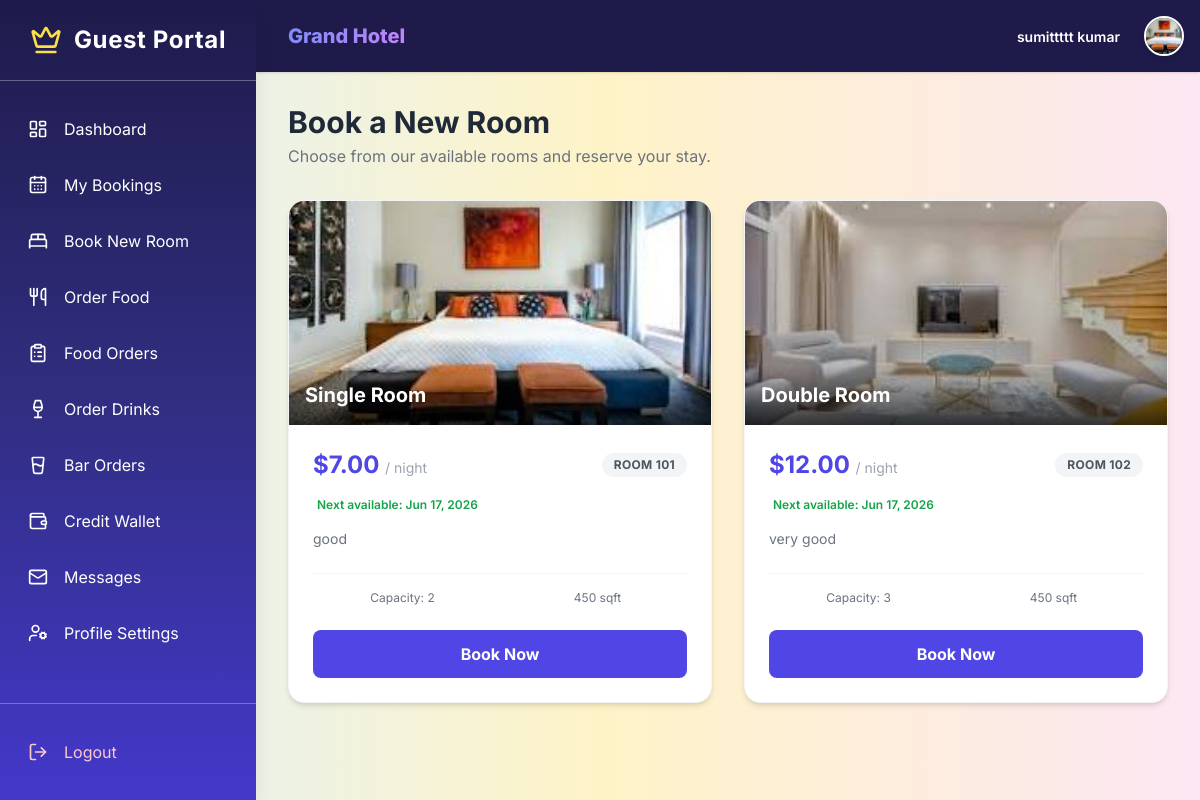
Page /rooms/ (signed in) on the committed database.
### accounts/models.py (models this page shows, shortened)
class CustomUser(AbstractUser):
    ADMIN = 'admin'
    EMPLOYEE = 'employee'  # Unified role for all staff
    CUSTOMER = 'customer'
    ROLE_CHOICES = [
        (ADMIN, 'Admin'),
        (EMPLOYEE, 'Employee'),
        (CUSTOMER, 'Customer'),
    ]
    role = models.CharField(max_length=15, choices=ROLE_CHOICES)
    mobile = models.CharField(max_length=15, blank=True, null=True)
    profile_picture = models.ImageField(upload_to='profile_pics/', blank=True, null=True)
    objects = CustomUserManager()

class Room(models.Model):
    ROOM_TYPES = [
        ('single', 'Single Room'),
        ('double', 'Double Room'),
        ('suite', 'Suite'),
        ('deluxe', 'Deluxe Room'),
        ('family', 'Family Room'),
    ]
    AVAILABLE = 'available'
    OCCUPIED = 'occupied'
    DIRTY = 'dirty'
    MAINTENANCE = 'maintenance'
    STATUS_CHOICES = [
        (AVAILABLE, 'Available'),
        (OCCUPIED, 'Occupied'),
        (DIRTY, 'Dirty'),
        (MAINTENANCE, 'Maintenance'),
    ]
    room_number = models.CharField(max_length=10, unique=True)
    room_type = models.CharField(max_length=20, choices=ROOM_TYPES)
    price_per_night = models.DecimalField(max_digits=10, decimal_places=2)
    capacity = models.PositiveIntegerField(help_text="Number of people")
    description = models.TextField(blank=True)
    room_image = models.ImageField(upload_to='room_images/', blank=True, null=True)
    room_status = models.CharField(max_length=20, choices=STATUS_CHOICES, default=AVAILABLE)
    branch = models.ForeignKey('Branch', on_delete=models.SET_NULL, null=True, blank=True, related_name='rooms')

### accounts/views.py (the view)
# urls.py: path('rooms/', views.room_list, name='room_list'), # New Page
def room_list(request):
    rooms = _annotate_room_availability(Room.objects.exclude(room_status='maintenance').order_by('room_number'))
    if request.user.is_authenticated and request.user.role == 'customer':
        return render(request, 'customer_panel/browse_rooms.html', {'rooms': rooms})
    return render(request, 'common/rooms.html', {'rooms': rooms})

### accounts/models.py (called while the page is built)
    @classmethod
    def load(cls):
        obj, _ = cls.objects.get_or_create(pk=1)
        return obj

### accounts/views.py (called while the page is built, shortened)
def room_active_bookings(room):
    today = timezone.now().date()
    return Booking.objects.filter(
        room=room, is_cancelled=False, actual_check_out__isnull=True, check_out__gte=today,
    ).order_by('check_in')

def room_next_available_date(room):
    today = timezone.now().date()
    bookings = list(room_active_bookings(room))
    if not bookings:
        return today

def _annotate_room_availability(rooms):
    rooms = list(rooms)
    for room in rooms:
        room.booked_ranges = list(room_active_bookings(room))
        room.next_available = room_next_available_date(room)
    return rooms

### templates/customer_panel/browse_rooms.html (shortened to what this page needs)
{% extends 'customer_panel/customerbase.html' %}
{% block customer_content %}
<div class="mb-8">
    <h1 class="text-3xl font-bold text-gray-800">Book a New Room</h1>
    <p class="text-gray-500 mt-1">Choose from our available rooms and reserve your stay.</p>
</div>
<div class="grid grid-cols-1 md:grid-cols-2 xl:grid-cols-3 gap-8">
    {% for room in rooms %}
    <div class="bg-white rounded-2xl shadow-md border border-gray-100 overflow-hidden hover:shadow-xl transition duration-300 flex flex-col">
        <div class="relative h-56">
            {% if room.room_image %}
                <img src="{{ room.room_image.url }}" class="w-full h-full object-cover">
            {% else %}
                <div class="w-full h-full bg-gray-200 flex items-center justify-center text-gray-400">
                    <i class="fa-solid fa-bed text-4xl"></i>
                </div>
            {% endif %}
            <div class="absolute bottom-0 left-0 right-0 bg-gradient-to-t from-black/70 to-transparent p-4">
                <h3 class="text-white text-xl font-bold">{{ room.get_room_type_display }}</h3>
            </div>
        </div>
        <div class="p-6 flex-grow flex flex-col">
            <div class="flex justify-between items-center mb-4">
                <span class="text-2xl font-bold text-indigo-600">{{ site_currency }}{{ room.price_per_night|floatformat:2 }} <span class="text-sm text-gray-400 font-normal">/ night</span></span>
                <span class="px-3 py-1 bg-gray-100 text-gray-600 text-xs font-bold rounded-full uppercase tracking-wide">
                    Room {{ room.room_number }}
                </span>
            </div>
            <div class="mb-4 text-xs">
                <p class="font-semibold text-green-600"> Next available: {{ room.next_available|date:"M d, Y" }}</p>
            </div>
            <p class="text-gray-500 text-sm mb-6 flex-grow">
                {{ room.description|default:"A perfect choice for travelers seeking comfort and style." }}
            </p>
            <div class="grid grid-cols-2 gap-4 mb-6 border-t border-gray-100 pt-4">
                <div class="text-center">
                    <p class="text-xs text-gray-500">Capacity: {{ room.capacity }}</p>
                </div>
                <div class="text-center">
                    <p class="text-xs text-gray-500">450 sqft</p>
                </div>
            </div>
            <a href="{% url 'book_room' room.id %}"
               class="w-full block text-center py-3 bg-indigo-600 text-white font-bold rounded-lg hover:bg-indigo-700 transition duration-300">
                Book Now
            </a>
        </div>
    </div>
    {% empty %}
    <div class="col-span-full py-16 text-center">
        <h3 class="text-xl font-bold text-gray-400">No rooms available right now.</h3>
        <p class="text-gray-500">Please check back later.</p>
    </div>
    {% endfor %}
</div>
{% endblock %}

### templates/customer_panel/customerbase.html (shortened to what this page needs)
{% load static %}
<!DOCTYPE html>
<html lang="en">
<head>
  <script src="https://cdn.tailwindcss.com"></script>
</head>
<body class="bg-gray-50">
<div class="flex min-h-screen">
  <aside id="sidebar" class="sidebar w-64 flex-shrink-0 fixed inset-y-0 left-0 z-30 flex flex-col transform -translate-x-full md:translate-x-0 shadow-xl transition-transform duration-300">
    <div class="flex items-center justify-center p-6 border-b border-white/30">
      <i data-lucide="crown" class="w-8 h-8 mr-3 text-yellow-300"></i>
      <h1 class="text-2xl font-bold tracking-wide">Guest Portal</h1>
    </div>
    <nav class="flex-1 min-h-0 overflow-y-auto px-4 py-6 space-y-2">
      <a href="{% url 'customer_dashboard' %}" class="sidebar-link flex items-center p-3 rounded-lg transition-all {% if request.resolver_match.url_name == 'customer_dashboard' %}active{% endif %}">
        <i data-lucide="layout-dashboard" class="w-5 h-5 mr-4"></i>
        <span>Dashboard</span>
      </a>
      <a href="{% url 'customer_bookings' %}" class="sidebar-link flex items-center p-3 rounded-lg transition-all {% if request.resolver_match.url_name == 'customer_bookings' %}active{% endif %}">
        <i data-lucide="calendar-days" class="w-5 h-5 mr-4"></i>
        <span>My Bookings</span>
      </a>
      <a href="{% url 'room_list' %}" class="sidebar-link flex items-center p-3 rounded-lg transition-all">
        <i data-lucide="bed-double" class="w-5 h-5 mr-4"></i>
        <span>Book New Room</span>
      </a>
      <a href="{% url 'order_food' %}" class="sidebar-link flex items-center p-3 rounded-lg transition-all {% if request.resolver_match.url_name == 'order_food' %}active{% endif %}">
        <i data-lucide="utensils" class="w-5 h-5 mr-4"></i>
        <span>Order Food</span>
      </a>
      <a href="{% url 'customer_food_history' %}" class="sidebar-link flex items-center p-3 rounded-lg transition-all {% if request.resolver_match.url_name == 'customer_food_history' %}active{% endif %}">
        <i data-lucide="clipboard-list" class="w-5 h-5 mr-4"></i>
        <span>Food Orders</span>
      </a>
      <a href="{% url 'order_drinks' %}" class="sidebar-link flex items-center p-3 rounded-lg transition-all {% if request.resolver_match.url_name == 'order_drinks' %}active{% endif %}">
        <i data-lucide="wine" class="w-5 h-5 mr-4"></i>
        <span>Order Drinks</span>
      </a>
      <a href="{% url 'customer_bar_history' %}" class="sidebar-link flex items-center p-3 rounded-lg transition-all {% if request.resolver_match.url_name == 'customer_bar_history' %}active{% endif %}">
        <i data-lucide="glass-water" class="w-5 h-5 mr-4"></i>
        <span>Bar Orders</span>
      </a>
      <a href="{% url 'customer_wallet' %}" class="sidebar-link flex items-center p-3 rounded-lg transition-all {% if request.resolver_match.url_name == 'customer_wallet' %}active{% endif %}">
        <i data-lucide="wallet" class="w-5 h-5 mr-4"></i>
        <span>Credit Wallet</span>
      </a>
      <a href="{% url 'inbox' %}" class="sidebar-link flex items-center p-3 rounded-lg transition-all {% if request.resolver_match.url_name == 'inbox' %}active{% endif %}">
        <i data-lucide="mail" class="w-5 h-5 mr-4"></i>
        <span>Messages</span>
      </a>
      <a href="{% url 'customer_profile' %}" class="sidebar-link flex items-center p-3 rounded-lg transition-all {% if request.resolver_match.url_name == 'customer_profile' %}active{% endif %}">
        <i data-lucide="user-cog" class="w-5 h-5 mr-4"></i>
        <span>Profile Settings</span>
      </a>
    </nav>
    <div class="shrink-0 px-4 py-6 border-t border-white/30">
      <form action="{% url 'logout' %}" method="post">
        <button type="submit" class="w-full sidebar-link flex items-center p-3 rounded-lg text-red-200 hover:bg-red-500 hover:text-white transition-all">
          <i data-lucide="log-out" class="w-5 h-5 mr-4"></i>
          <span>Logout</span>
        </button>
      </form>
    </div>
  </aside>
  <div id="main-content" class="main-content flex-1 flex flex-col md:ml-64 transition-all duration-300">
    <header class="shadow p-4 flex items-center justify-between sticky top-0 z-20">
      <div class="flex items-center space-x-4">
        <span class="brand-text text-xl">Grand Hotel</span>
      </div>
      <div class="flex items-center space-x-4">
        <div class="flex flex-col text-right mr-2 hidden md:block">
            <span class="text-sm font-semibold">{{ user.get_full_name|default:user.username }}</span>
        </div>
        <div class="relative">
            {% if user.profile_picture %}
                <img src="{{ user.profile_picture.url }}" alt="Profile" class="w-10 h-10 rounded-full border-2 border-white shadow-md object-cover">
            {% else %}
                <div class="w-10 h-10 rounded-full bg-indigo-500 flex items-center justify-center text-white font-bold border-2 border-white shadow-md">
                    {{ user.username|first|upper }}
                </div>
            {% endif %}
        </div>
      </div>
    </header>
    <main class="flex-1 p-6 md:p-8 overflow-y-auto">
      {% block customer_content %}{% endblock %}
    </main>
  </div>
</div>
</body>
</html>

### templates/customer_panel/customerbase.html (style rules this page uses)
body { background: linear-gradient(to right, #e0f2fe, #fef3c7, #fce7f3); font-family: 'Inter', sans-serif; }
.sidebar { background: linear-gradient(to bottom, #1e1b4b, #312e81, #4338ca); color: white; }
header { background: #1e1b4b; color: white; }
.brand-text { background: linear-gradient(to right, #818cf8, #c084fc); -webkit-background-clip: text; -webkit-text-fill-color: transparent; font-weight: 800; }

### rows in the picture
CustomUser: get_full_name "sumittttt kumar", profile_picture (picture)
Room: room_image (picture), room_type "Single Room", site_currency "$", price_per_night "7.00", room_number "101", next_available "Jun 17, 2026", description "good", capacity "2"
Room: room_image (picture), room_type "Double Room", site_currency "$", price_per_night "12.00", room_number "102", next_available "Jun 17, 2026", description "very good", capacity "3"
